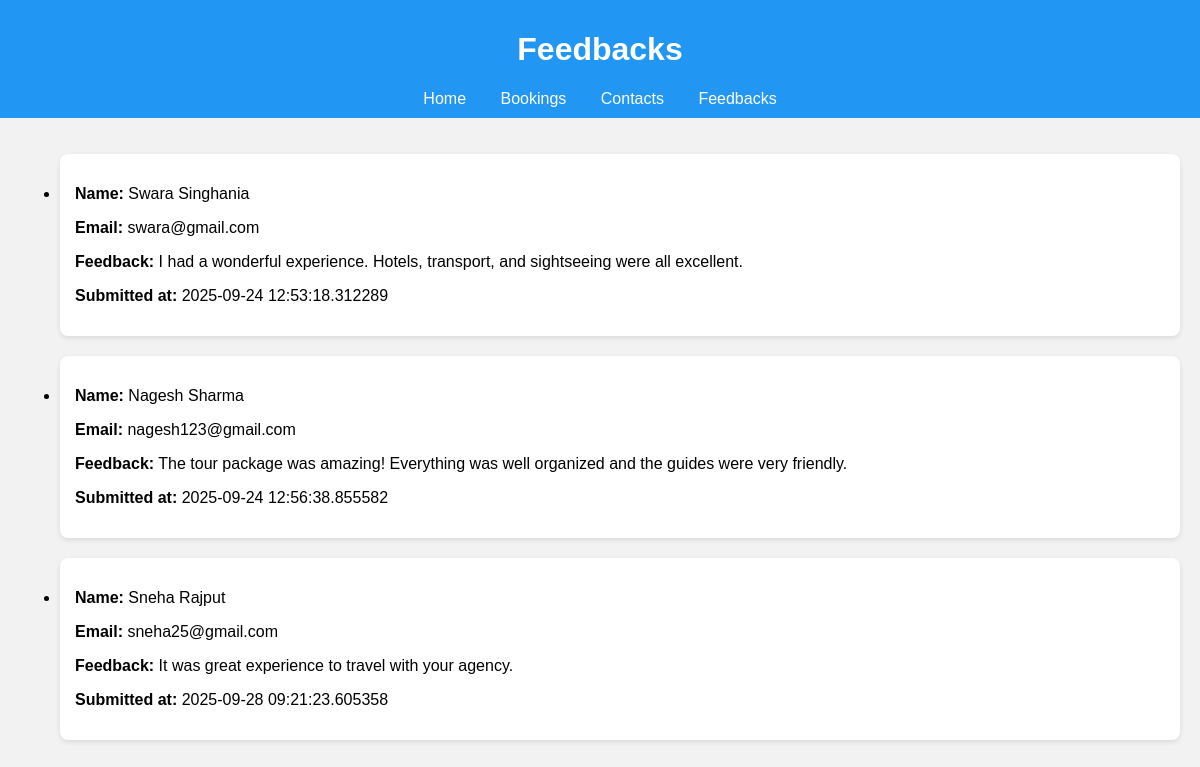
The app's page /feedbacks with its own data.
### app.py (models this page shows)
class Feedback(db.Model):
    id = db.Column(db.Integer, primary_key=True)
    name = db.Column(db.String(50))
    email = db.Column(db.String(50))
    message = db.Column(db.String(500))
    timestamp = db.Column(db.DateTime, default=datetime.utcnow)

### app.py (the view)
@app.route('/feedbacks')
def view_feedbacks():
    all_feedbacks = Feedback.query.order_by(Feedback.id.asc()).all()
    return render_template('feedbacks.html', feedbacks=all_feedbacks)

### templates/feedbacks.html (shortened to what this page needs)
<!DOCTYPE html>
<html lang="en">
<head>
    <link rel="stylesheet" href="{{ url_for('static', filename='style.css') }}">
</head>
<body>
    <header>
        <h1>Feedbacks</h1>
        <nav>
            <a href="/">Home</a>
            <a href="/bookings">Bookings</a>
            <a href="/contacts">Contacts</a>
            <a href="/feedbacks">Feedbacks</a>
        </nav>
    </header>
    <div class="container">
        <ul>
            {% for fb in feedbacks %}
            <li>
                <div class="feedback-item">
               <p> <strong>Name:</strong> {{ fb.name }} <br></p>
               <p><strong>Email:</strong> {{ fb.email }} <br></p>
                <p><strong>Feedback:</strong> {{ fb.message }} <br></p>
                <p><strong>Submitted at:</strong> {{ fb.timestamp }}</p>
            </li>
            {% endfor %}
        </ul>
    </div>
</body>
</html>

### static/style.css (style rules this page uses)
body { font-family: Arial, sans-serif; background-color: #f2f2f2; margin: 0; }
header { background-color: #2196F3; color: white; padding: 10px 20px; text-align: center; }
nav a { margin: 0 15px; text-decoration: none; color: white; }
.container { padding: 20px; }
.feedback-item { background: #ffffff; padding: 15px; margin-bottom: 20px; border-radius: 8px; box-shadow: 0 2px 5px rgba(0,0,0,0.1); }

### records on screen
Feedback: name "Swara Singhania", email "swara@gmail.com", message "I had a wonderful experience. Hotels, transport, and sightseeing were all excellent.", timestamp "2025-09-24 12:53:18.312289"
Feedback: name "Nagesh Sharma", email "nagesh123@gmail.com", message "The tour package was amazing! Everything was well organized and the guides were very friendly.", timestamp "2025-09-24 12:56:38.855582"
Feedback: name "Sneha Rajput", email "sneha25@gmail.com", message "It was great experience to travel with your agency.", timestamp "2025-09-28 09:21:23.605358"
